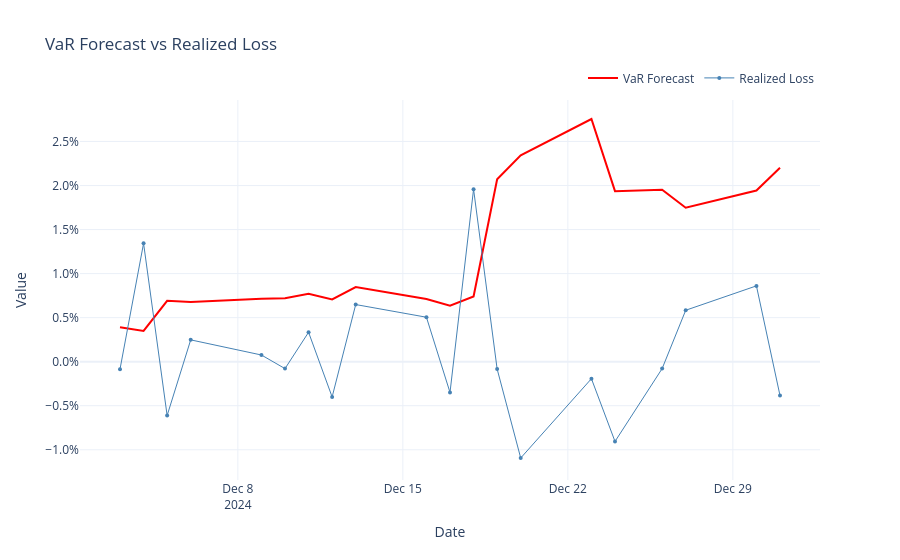

Notebook code cell kept with this figure:
### Code cell
plot_var_vs_loss(var_df, residualbank)
